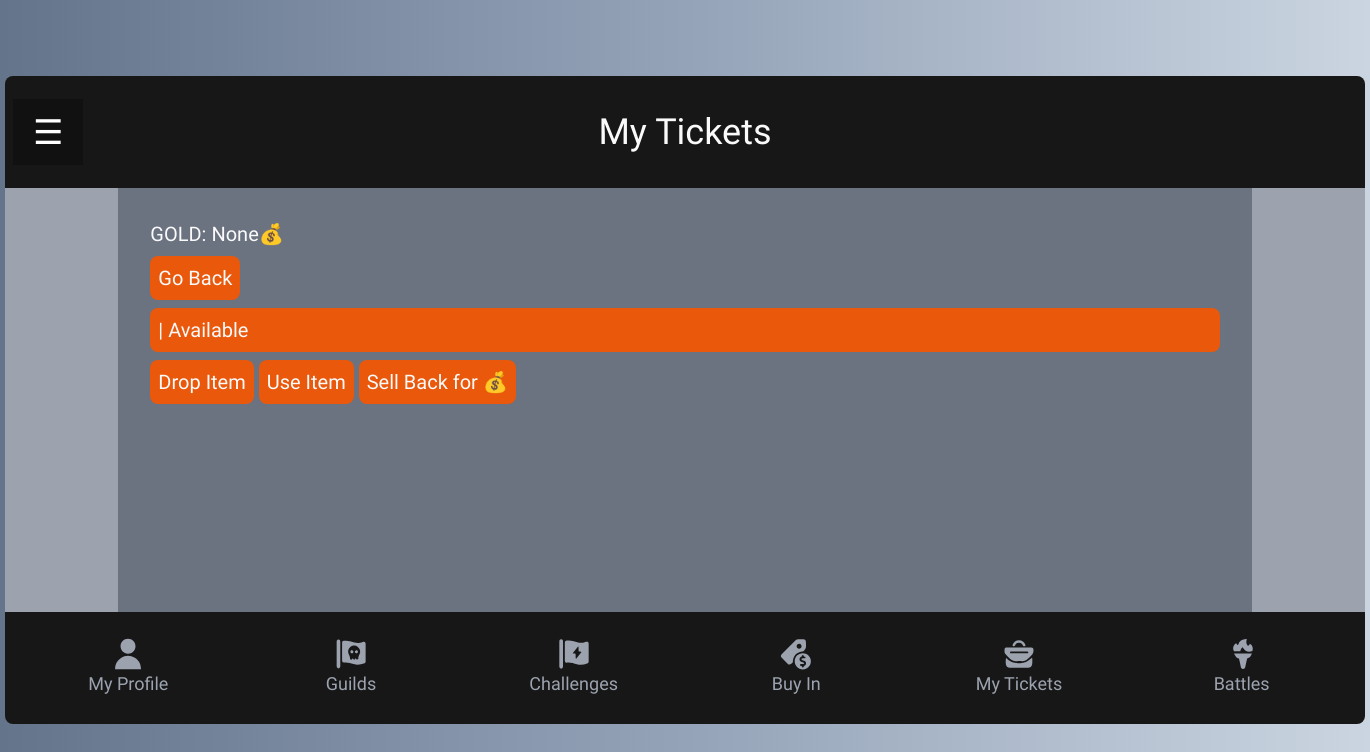
Page /ticket-actions/1v1 Battle (signed in) on the earlier database version.
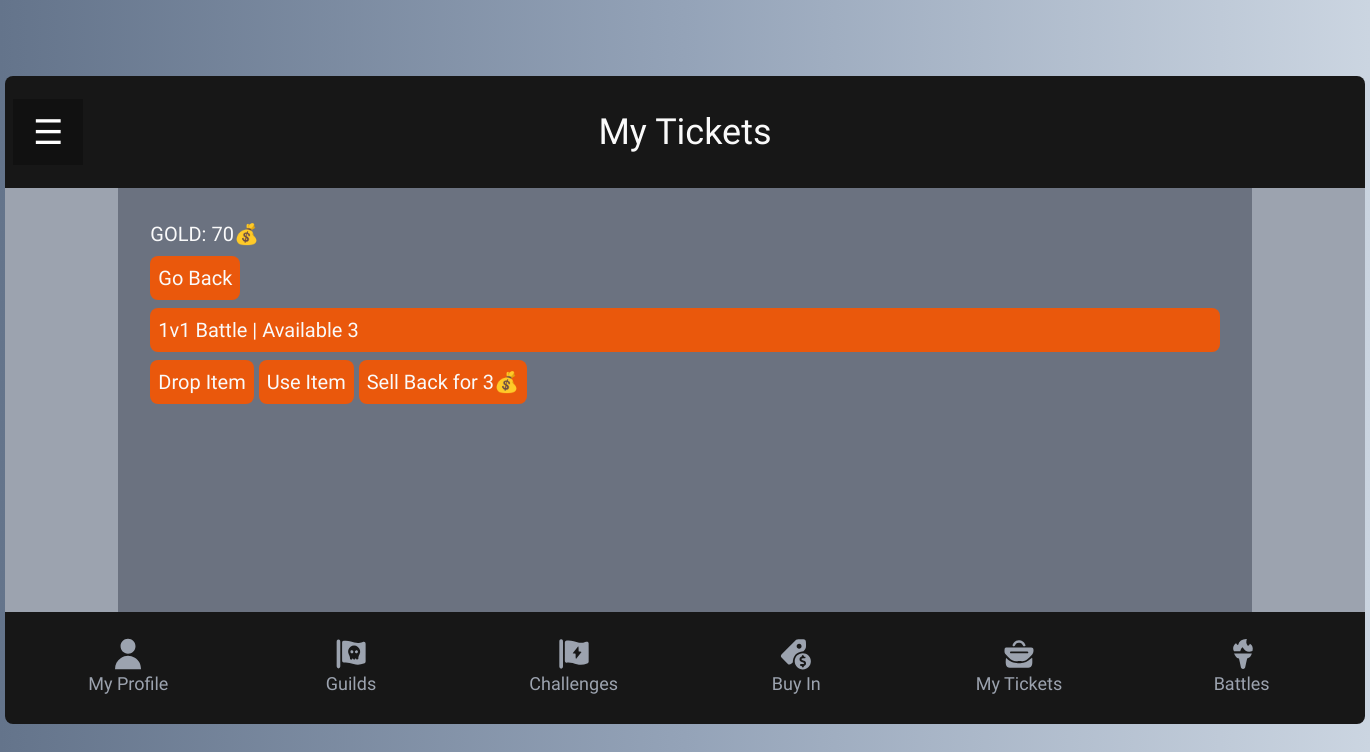
Same page on the later database version.
### baseapp/models.py (models this page shows, shortened)
class User(AbstractUser):
    user_dob = models.DateField(blank=True, null=True)
    user_image = models.ImageField(upload_to="user-image", null=True)
    user_gold = models.IntegerField(blank=True, null=True, default=100)
    user_music = models.CharField(max_length=50, blank=True, null=True)
    user_rank = models.ForeignKey(
        Rank, on_delete=models.CASCADE, blank=True, null=True)
    user_genre = models.ForeignKey(
        Genre, on_delete=models.CASCADE, blank=True, null=True)
    user_guild = models.ForeignKey(
        Guild, on_delete=models.CASCADE, blank=True, null=True)
    user_guild_rank = models.ForeignKey(
        GuildRank, on_delete=models.CASCADE, blank=True, null=True)
    user_xp = models.IntegerField(default=0, blank=True, null=True)
    user_hp = models.IntegerField(default=100, null=True)
    user_max_hp = models.IntegerField(default=100, null=True)
    user_is_profile_completed = models.BooleanField(
        blank=True, null=True, default=False)

class UserTicket(models.Model):
    user = models.ForeignKey(
        User, on_delete=models.CASCADE, blank=True, null=True)
    type = models.ForeignKey(
        Ticket, on_delete=models.CASCADE, blank=True, null=True)
    num_of_tickets = models.IntegerField(blank=True, null=True, default=0)
    def __str__(self):
        return f'{self.type}'

class Ticket(models.Model):
    type = models.ForeignKey(
        Battle, on_delete=models.CASCADE, blank=True, null=True)
    price = models.IntegerField(blank=True, null=True)
    sell_back_price = models.IntegerField(blank=True, null=True)
    def __str__(self):
        return f'{self.type}'

class Battle(models.Model):
    type = models.CharField(max_length=50, blank=True, null=True)
    def __str__(self):
        return f'{self.type}'

### baseapp/views.py (the view, shortened to what this page needs)
# urls.py: path('ticket-actions/<selected_ticket>', views.ticketActions, name='ticket-actions'),
def ticketActions(request, selected_ticket):
    if request.user.is_authenticated:
        user_tickets = UserTicket.objects.all()
        selected_user_ticket = None
        for user_ticket in user_tickets:
            if str(user_ticket) == selected_ticket:
                selected_user_ticket = user_ticket
                print(selected_user_ticket)
        return render(request, 'baseapp/my-tickets-components/ticket-actions.html', { "selected_user_ticket": selected_user_ticket })
    else:
        return redirect('/')

### baseapp/templates/baseapp/my-tickets-components/ticket-actions.html (shortened to what this page needs)
{% extends 'baseapp/my-tickets-tab.html' %}
{% load static %}
{% block my_tickets_tab_content %}
<a href="{% url 'user-tickets-overview' %}">
  <button class="go-back-btn">
    Go Back
  </button>
</a> <br>
<form action="" method="POST">
  <p class="buy-tickets-btn">{{ selected_user_ticket.type }} | Available {{ selected_user_ticket.num_of_tickets }}</p>
  <input type="submit" class="buy-tickets-btn" value="Drop Item" name="drop_item" />
  <input type="submit" class="buy-tickets-btn" value="Use Item" name="use_item" />
  <input type="submit" class="buy-tickets-btn" value="Sell Back for {{ selected_user_ticket.type.sell_back_price }}💰" name="sell_item" />
</form>
{% endblock %}

### baseapp/templates/baseapp/my-tickets-tab.html
{% extends 'baseapp/dashboard.html' %}
{% load static %}
{% block tab_title %} My Tickets {% endblock %}
{% block tab_content %}
<p>GOLD: {{ user.user_gold }}💰</p>
{% block my_tickets_tab_content %} {% endblock %}
{% endblock %}

Differences in the rows shown:
changed User: user_gold "None" → "70"
added UserTicket: type "1v1 Battle", num_of_tickets "3", sell_item "Sell Back for 3💰"
Other differences:
form field sell_item: "Sell Back for 💰" → (not shown)
